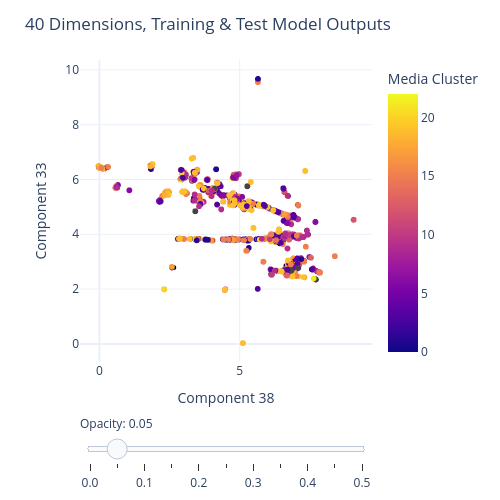

Source (notebook cell):
### Markdown cell above
### Scatter (clusters)

### Code cell
fig = px.scatter(
    data_frame = train,
    x = dim1,
    y = dim2, 
    color = "Media Cluster", 
    hover_data = ["taxon_id", "Target", "KMeans Cluster"], 
    opacity = 1,
    width=500, 
    height=500
) 

fig.add_trace(
    go.Scatter(
        x=test[dim1],  # x coordinates
        y=test[dim2],  # y coordinates
        mode='markers',
        marker=dict(
            color="black",  
            size=5,  
            opacity=1.0 
        ),
        text=test["taxon_id"]  # marker hover text
    )
)

fig.update_layout(
    sliders=sliders,
    title="40 Dimensions, Training & Test Model Outputs",
    template="plotly_white",
    showlegend=False,
    autosize=True
)

fig.show()

### Figure 1 — Plotly figure (JSON) as saved in the notebook; plotly's stock layout.template omitted (floating-point values rounded to 4 significant figures; data arrays with more than 128 entries replaced by an {"elided": "..."} marker saying what was removed)
{"data": [{"customdata": {"elided": "8464x3 mixed values"}, "hovertemplate": "Component 38=%{x}<br>Component 33=%{y}<br>taxon_id=%{customdata[0]}<br>Target=%{customdata[1]}<br>KMeans Cluster=%{customdata[2]}<br>Media Cluster=%{marker.color}<extra></extra>", "legendgroup": "", "marker": {"color": {"elided": "8464 int values"}, "coloraxis": "coloraxis", "opacity": 1, "symbol": "circle"}, "mode": "markers", "name": "", "showlegend": false, "type": "scattergl", "x": {"elided": "8464 float values"}, "xaxis": "x", "y": {"elided": "8464 float values"}, "yaxis": "y"}, {"marker": {"color": "black", "opacity": 1, "size": 5}, "mode": "markers", "text": {"elided": "247 str values"}, "type": "scatter", "x": {"elided": "247 float values"}, "y": {"elided": "247 float values"}}], "layout": {"autosize": true, "coloraxis": {"colorbar": {"title": {"text": "Media Cluster"}}, "colorscale": [[0, "#0d0887"], [0.1111, "#46039f"], [0.2222, "#7201a8"], [0.3333, "#9c179e"], [0.4444, "#bd3786"], [0.5556, "#d8576b"], [0.6667, "#ed7953"], [0.7778, "#fb9f3a"], [0.8889, "#fdca26"], [1, "#f0f921"]]}, "height": 500, "legend": {"tracegroupgap": 0}, "margin": {"t": 60}, "showlegend": false, "sliders": [{"active": 1, "currentvalue": {"prefix": "Opacity: "}, "pad": {"t": 50}, "steps": [{"args": [{"marker.opacity": [0]}, [0]], "label": "0.0", "method": "restyle"}, {"args": [{"marker.opacity": [0.05]}, [0]], "label": "0.05", "method": "restyle"}, {"args": [{"marker.opacity": [0.1]}, [0]], "label": "0.1", "method": "restyle"}, {"args": [{"marker.opacity": [0.15]}, [0]], "label": "0.15", "method": "restyle"}, {"args": [{"marker.opacity": [0.2]}, [0]], "label": "0.2", "method": "restyle"}, {"args": [{"marker.opacity": [0.25]}, [0]], "label": "0.25", "method": "restyle"}, {"args": [{"marker.opacity": [0.3]}, [0]], "label": "0.3", "method": "restyle"}, {"args": [{"marker.opacity": [0.35]}, [0]], "label": "0.35", "method": "restyle"}, {"args": [{"marker.opacity": [0.4]}, [0]], "label": "0.4", "method": "restyle"}, {"args": [{"marker.opacity": [0.45]}, [0]], "label": "0.45", "method": "restyle"}, {"args": [{"marker.opacity": [0.5]}, [0]], "label": "0.5", "method": "restyle"}]}], "title": {"text": "40 Dimensions, Training & Test Model Outputs"}, "width": 500, "xaxis": {"anchor": "y", "domain": [0, 1], "title": {"text": "Component 38"}}, "yaxis": {"anchor": "x", "domain": [0, 1], "title": {"text": "Component 33"}}}}
